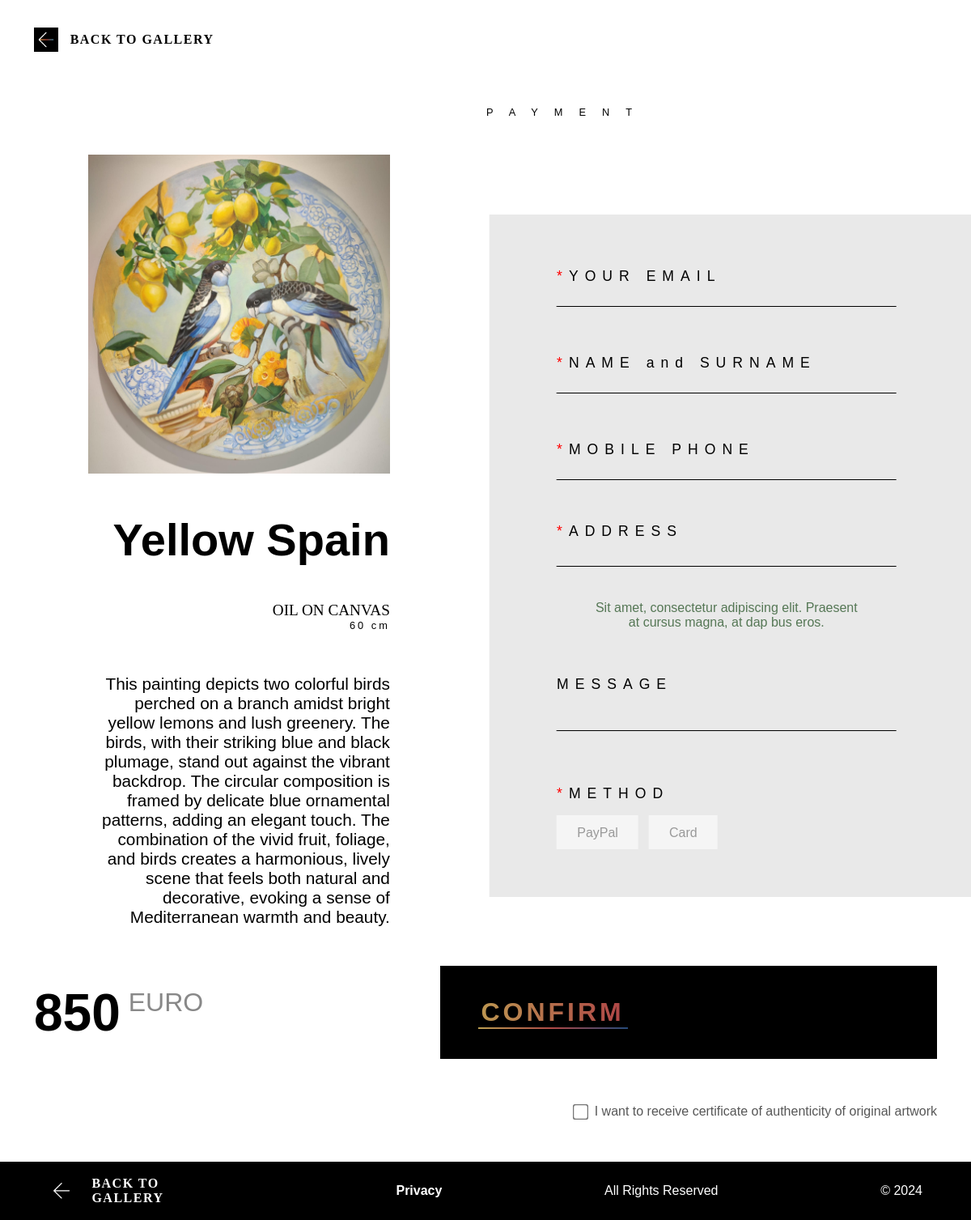
The page /payment.php?id=12 on the database its author committed.
### tables this page shows
create table gallery
(
    id          int auto_increment
        primary key,
    name        varchar(255) null,
    image       varchar(255) null,
    type        varchar(255) null,
    size        varchar(255) null,
    description text         null,
    status      varchar(100) null,
    price       int          null
);

### app/db.php (called while the page is built, shortened)
<?php
function db_getConnection()
{
    $user = SETTINGS['db_user'];
    $password = SETTINGS['db_password'];
    $db = SETTINGS['db_name'];
    $host = SETTINGS['db_host'];
    $port = SETTINGS['db_port'];
    $dbh = new PDO("mysql:dbname=$db;host=$host;charset=utf8;port=$port", $user, $password,
        [
            PDO::ATTR_ERRMODE => PDO::ERRMODE_EXCEPTION,
            PDO::ATTR_DEFAULT_FETCH_MODE => PDO::FETCH_ASSOC
        ]);
    return $dbh;
}
function db_getById($table, $id, $column = 'id')
{
    return db_getConnection()->query("SELECT * FROM `{$table}` WHERE `{$column}`='{$id}'")->fetch();
}

### payment.php (the view, shortened to what this page needs)
<?php
require 'app/db.php';
$art = db_getById('gallery', $_GET['id']);
?>
<!DOCTYPE html>
<html lang="en">
<head>
    <link rel="stylesheet" href="assets/css/main_payment.css">
    <link rel="stylesheet" href="assets/css/mobile_payment.css">
</head>
<body>
<div class="container">
    <div class="back-button-group back-button-group-head">
        <a class="arrow-link" href="artwork_info.php?id=<?= $art['id'] ?>">
            <img class="arrow-button" src="assets/img/arrow-left.png" alt="<-">
        </a>
        <a href="index.php" class="back-to-gallery">Back to Gallery</a>
    </div>
    <h2 class="artist-name">&nbsp;Payment</h2>
    <div class="content">
        <div class="painting-info">
            <img src="assets/img/works/<?= $art['image'] ?>" alt="<?= $art['name'] ?>" class="main-image">
            <h1 class="title-payment"><?= $art['name'] ?></h1>
            <p class="material-payment"><?= $art['type'] ?></p>
            <p class="sizes-payment"><?= $art['size'] ?></p>
            <p class="text-payment"><?= $art['description'] ?></p>
        </div>
        <div class="payment-form">
            <form id="payment-form">
                <div class="input-group">
                    <label for="email"><span class="red-xmast">*</span>YOUR EMAIL</label>
                    <input type="email" id="email" name="email" required>
                </div>
                <div class="input-group">
                    <label for="name"><span class="red-xmast">*</span>NAME and SURNAME</label>
                    <input type="text" id="name" name="name" required>
                </div>
                <div class="input-group">
                    <label for="phone"><span class="red-xmast">*</span>MOBILE PHONE</label>
                    <input type="tel" id="phone" name="phone" required>
                </div>
                <div class="input-group">
                    <label for="address"><span class="red-xmast">*</span>ADDRESS</label>
                    <input type="text" id="address" name="address" required>
                    <p class="mini-deskription">Sit amet, consectetur adipiscing elit. Praesent at cursus magna, at dap
                        bus eros. </p>
                </div>
                <div class="input-group">
                    <label for="message">MESSAGE</label>
                    <textarea id="message" maxlength="110" cols="10" name="message"></textarea>
                </div>
                <div class="payment-method">
                    <p class="button-text"><span class="red-xmast">*</span>METHOD</p>
                    <div class="methods">
                        <a href="#" id="paypal_pay" type="button" class="method-btn" data-method="paypal" disabled>PayPal</a>
                        <a href="#" id="card_pay" type="button" class="method-btn" data-method="card" disabled>Card</a>
                    </div>
                </div>
            </form>
        </div>
    </div>
    <div class="confirmation">
        <div class="price-group">
            <p class="price"><?= $art['price'] ?></p>
            <p class="euro">EURO</p>
        </div>
        <a href="#" id="paybtn" class="btn-back" style="pointer-events: none;">
            <div class="confirm-button">CONFIRM</div>
        </a>
    </div>
    <div class="certificate">
        <input type="checkbox" id="certificate" name="certificate">
        <label for="certificate">I want to receive certificate of authenticity of original artwork</label>
    </div>
</div>
<footer>
    <div class="back-button-group">
        <a class="arrow-link-footer" href="#">
            <img class="arrow-button" src="assets/img/arrow-white.png" alt="<-">
        </a>
        <a href="index.php" class="back-to-gallery footer-back-addition">Back to Gallery</a>
    </div>
    <a href="privacy.html" class="privacy-policy">Privacy</a>
    <p>All Rights Reserved</p>
    <p>© 2024</p>
</footer>
</body>
</html>

### rows shown on the page
gallery: image (picture), name "Yellow Spain", type "OIL ON CANVAS", size "60 cm", description "This painting depicts two colorful birds perched on a branch amidst bright yellow lemons and lush greenery. The birds, with their striking blue and black plumage, stand out against the vibrant backdrop. The circular composition is framed by delicate blue ornamental patterns, adding an elegant touch. The combination of the vivid fruit, foliage, and birds creates a harmonious, lively scene that feels both natural and decorative, evoking a sense of Mediterranean warmth and beauty.", price "850"
